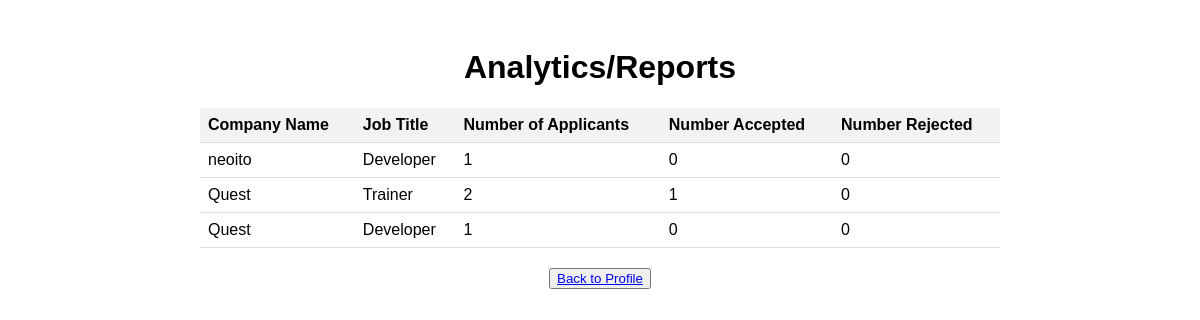
The page /view_reports/ (signed in) on the database its author committed.
### jobs/models.py (models this page shows)
class JobListing(models.Model):
    company = models.ForeignKey(CompanyProfile, on_delete=models.CASCADE)
    title = models.CharField(max_length=100)
    description = models.TextField()
    required_qualifications = models.TextField()
    desired_qualifications = models.TextField()
    responsibilities = models.TextField()
    application_deadline = models.DateField()
    salary_range = models.CharField(max_length=100)
    location = models.CharField(max_length=100)
    employment_type = models.CharField(max_length=50)
    company_benefits = models.TextField()
    how_to_apply = models.TextField()
    created_at = models.DateTimeField(auto_now_add=True)

### jobs/views.py (the view)
# urls.py: path('view_reports/', view_reports, name='view_reports'),
@login_required
def view_reports(request):
    job_reports = JobListing.objects.annotate(
        num_applicants=Count('jobapplication'),
        num_accepted=Count('jobapplication', filter=Q(jobapplication__status='accepted')),
        num_rejected=Count('jobapplication', filter=Q(jobapplication__status='rejected'))
    ).values('company__company_name', 'title', 'num_applicants', 'num_accepted', 'num_rejected')
    return render(request, 'analytics.html', {'job_reports': job_reports})

### templates/analytics.html (shortened to what this page needs)
<!DOCTYPE html>
<html>
<head>
</head>
<body>
    <div class="container">
        <h1>Analytics/Reports</h1>
        <table>
            <thead>
                <tr>
                    <th>Company Name</th>
                    <th>Job Title</th>
                    <th>Number of Applicants</th>
                    <th>Number Accepted</th>
                    <th>Number Rejected</th>
                </tr>
            </thead>
            <tbody>
                {% for job_report in job_reports %}
                <tr>
                    <td>{{ job_report.company__company_name }}</td>
                    <td>{{ job_report.title }}</td>
                    <td>{{ job_report.num_applicants }}</td>
                    <td>{{ job_report.num_accepted }}</td>
                    <td>{{ job_report.num_rejected }}</td>
                </tr>
                {% empty %}
                <tr>
                    <td colspan="5">No data available</td>
                </tr>
                {% endfor %}
            </tbody>
        </table>
    </div>
    <center>
        <button><a href="{% url 'admin_profile' %}">Back to Profile</a></button>
    </center>
</body>
</html>

### templates/analytics.html (style rules this page uses)
body { font-family: Arial, sans-serif; }
.container { max-width: 800px; margin: 0 auto; padding: 20px; }
h1 { text-align: center; }
table { width: 100%; border-collapse: collapse; }
th, td { padding: 8px; text-align: left; border-bottom: 1px solid #ddd; }
th { background-color: #f2f2f2; }

### rows shown on the page
JobListing: company__company_name "Quest", title "Developer", num_applicants "1", num_accepted "0", num_rejected "0"

### other values the page prints
{{ job_report.company__company_name }} "neoito" "Quest"
{{ job_report.title }} "Developer" "Trainer"
{{ job_report.num_applicants }} "1" "2"
{{ job_report.num_accepted }} "0" "1"
{{ job_report.num_rejected }} "0" "0"
